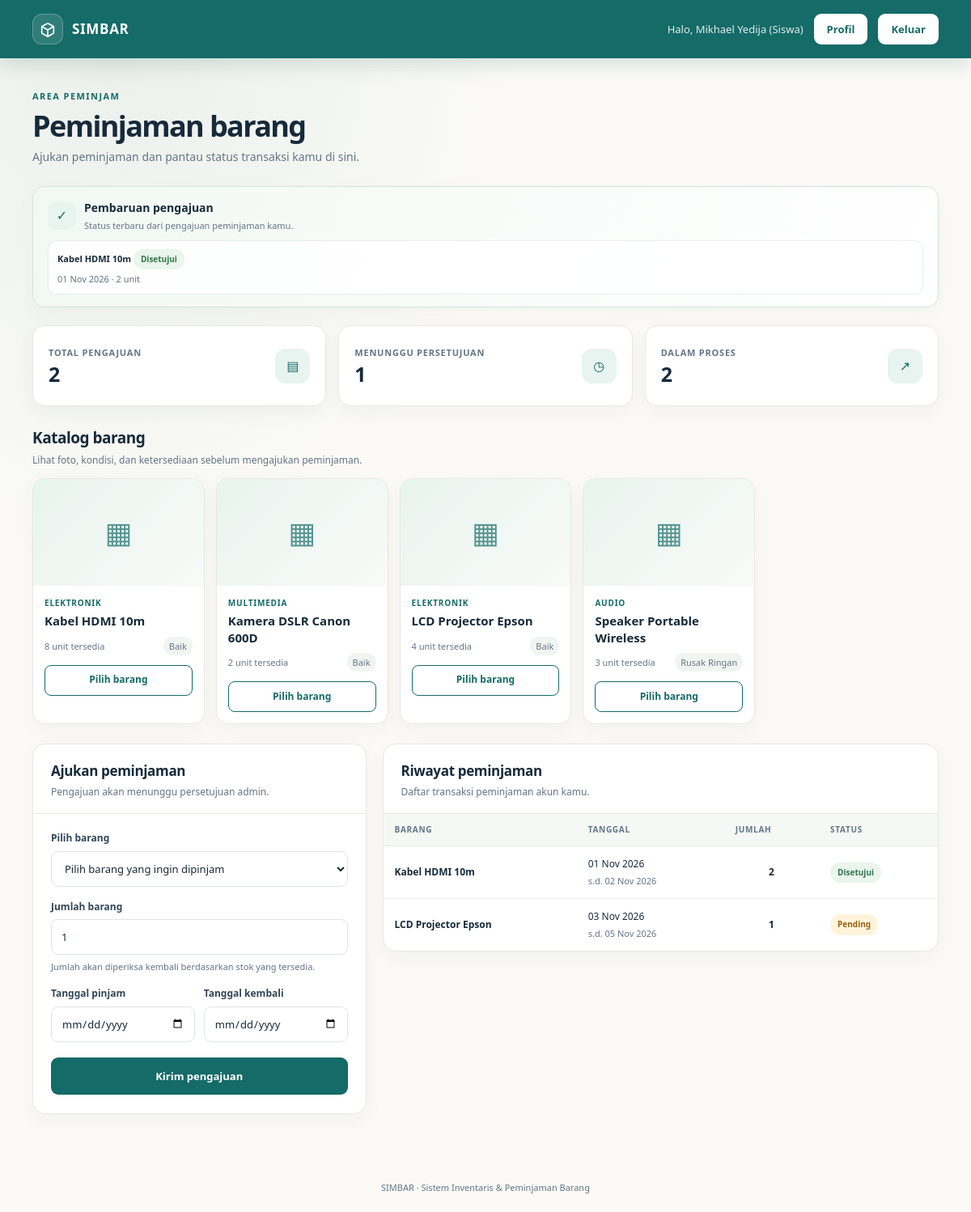
The app's page /peminjaman/index.php (signed in) with its own data.
### tables this page shows
CREATE TABLE `peminjaman` (
  `id` int(11) NOT NULL,
  `user_id` int(11) NOT NULL,
  `barang_id` int(11) NOT NULL,
  `tanggal_pinjam` date NOT NULL,
  `tanggal_kembali` date NOT NULL,
  `jumlah_pinjam` int(11) NOT NULL DEFAULT 1,
  `status` enum('Pending','Disetujui','Ditolak','Dikembalikan') NOT NULL DEFAULT 'Pending',
  `created_at` timestamp NOT NULL DEFAULT current_timestamp()
);

CREATE TABLE `barang` (
  `id` int(11) NOT NULL,
  `nama_barang` varchar(100) NOT NULL,
  `kategori` varchar(50) NOT NULL,
  `foto` varchar(255) DEFAULT NULL,
  `stok` int(11) NOT NULL DEFAULT 0,
  `kondisi` enum('Baik','Rusak Ringan') NOT NULL DEFAULT 'Baik',
  `created_at` timestamp NOT NULL DEFAULT current_timestamp()
);

### peminjaman/index.php (the view, shortened to what this page needs)
<?php
require_once '../config/koneksi.php';
function h($value): string
{
    return htmlspecialchars((string)$value, ENT_QUOTES, 'UTF-8');
}
function tanggal_indonesia($tanggal): string
{
    $timestamp = strtotime($tanggal);
    $bulan = [1 => 'Jan', 'Feb', 'Mar', 'Apr', 'Mei', 'Jun', 'Jul', 'Agu', 'Sep', 'Okt', 'Nov', 'Des'];
    return date('d', $timestamp) . ' ' . $bulan[(int)date('n', $timestamp)] . ' ' . date('Y', $timestamp);
}
$barang_list = [];
$riwayat = [];
$error_message = null;
$nama_peminjam = $_SESSION['nama'] ?? 'Peminjam';
$user_id = (int)$_SESSION['user_id'];
try {
    $stmt = $pdo->query(
        "SELECT b.id, b.nama_barang, b.kategori, b.kondisi, b.stok, b.foto,
                GREATEST(
                    b.stok - COALESCE(SUM(
                        CASE WHEN p.status IN ('Pending', 'Disetujui')
                        THEN p.jumlah_pinjam ELSE 0 END
                    ), 0),
                    0
                ) AS stok_tersedia
         FROM barang b
         LEFT JOIN peminjaman p ON p.barang_id = b.id
         GROUP BY b.id, b.nama_barang, b.kategori, b.kondisi, b.stok, b.foto
         ORDER BY b.nama_barang ASC"
    );
    $barang_list = $stmt->fetchAll(PDO::FETCH_ASSOC);
    $stmt = $pdo->prepare(
        'SELECT p.id, b.nama_barang, p.tanggal_pinjam, p.tanggal_kembali,
                p.jumlah_pinjam, p.status
         FROM peminjaman p
         JOIN barang b ON b.id = p.barang_id
         WHERE p.user_id = :user_id
         ORDER BY p.id DESC'
    );
    $stmt->execute([':user_id' => $user_id]);
    $riwayat = $stmt->fetchAll(PDO::FETCH_ASSOC);
} catch (PDOException $e) {
    error_log('SIMBAR borrowing page query failed: ' . $e->getMessage());
    $error_message = 'Data barang atau riwayat belum dapat dimuat. Silakan muat ulang halaman.';
}
$jumlah_pending = 0;
$jumlah_aktif = 0;
$pembaruan = [];
foreach ($riwayat as $transaksi) {
    if ($transaksi['status'] === 'Pending') {
        $jumlah_pending++;
    } else {
        $pembaruan[] = $transaksi;
    }
    if (in_array($transaksi['status'], ['Pending', 'Disetujui'], true)) {
        $jumlah_aktif++;
    }
}
$pembaruan = array_slice($pembaruan, 0, 5);
$barang_tersedia = array_values(array_filter(
    $barang_list,
    static fn(array $barang): bool => (int)$barang['stok_tersedia'] > 0
));
$status_class = [
    'Pending' => 'pending',
    'Disetujui' => 'approved',
    'Ditolak' => 'rejected',
    'Dikembalikan' => 'returned',
];
?>
<!DOCTYPE html>
<html lang="id">
<head>
</head>
<body>
    <header class="topbar">
        <div class="topbar-inner container">
            <a class="brand" href="index.php" aria-label="SIMBAR, halaman peminjaman">
                <span class="brand-mark" aria-hidden="true">
                    <svg viewBox="0 0 24 24" fill="none" xmlns="http://www.w3.org/2000/svg">
                        <path d="M4 8.5 12 4l8 4.5v9L12 22l-8-4.5v-9Z" stroke="currentColor" stroke-width="1.8" stroke-linejoin="round"/>
                        <path d="m4.5 8.8 7.5 4.3 7.5-4.3M12 13.2V21" stroke="currentColor" stroke-width="1.8" stroke-linejoin="round"/>
                    </svg>
                </span>
                <span>SIMBAR</span>
            </a>
            <div class="topbar-user">
                <span class="user-name">Halo, <?= h($nama_peminjam) ?></span>
                <a class="logout" href="../akun.php">Profil</a>
                <a class="logout" href="../logout.php">Keluar</a>
            </div>
        </div>
    </header>
    <main class="container">
        <section class="welcome" aria-labelledby="page-title">
            <div>
                <p class="eyebrow">Area peminjam</p>
                <h1 id="page-title">Peminjaman barang</h1>
                <p class="welcome-copy">Ajukan peminjaman dan pantau status transaksi kamu di sini.</p>
            </div>
        </section>
        <?php if ($pembaruan): ?>
            <section class="updates" aria-labelledby="updates-title">
                <div class="updates-heading">
                    <span class="summary-icon" aria-hidden="true">✓</span>
                    <div>
                        <h2 id="updates-title">Pembaruan pengajuan</h2>
                        <p>Status terbaru dari pengajuan peminjaman kamu.</p>
                    </div>
                </div>
                <div class="updates-list">
                    <?php foreach ($pembaruan as $item): ?>
                        <?php $class = $status_class[$item['status']] ?? 'pending'; ?>
                        <article class="update-item">
                            <strong><?= h($item['nama_barang']) ?> <span class="status <?= h($class) ?>"><?= h($item['status']) ?></span></strong>
                            <span><?= h(tanggal_indonesia($item['tanggal_pinjam'])) ?> · <?= (int)$item['jumlah_pinjam'] ?> unit</span>
                        </article>
                    <?php endforeach; ?>
                </div>
            </section>
        <?php endif; ?>
        <section class="summary" aria-label="Ringkasan peminjaman">
            <article class="summary-card">
                <div>
                    <span class="summary-label">Total pengajuan</span>
                    <strong class="summary-value"><?= count($riwayat) ?></strong>
                </div>
                <span class="summary-icon" aria-hidden="true">▤</span>
            </article>
            <article class="summary-card">
                <div>
                    <span class="summary-label">Menunggu persetujuan</span>
                    <strong class="summary-value"><?= $jumlah_pending ?></strong>
                </div>
                <span class="summary-icon" aria-hidden="true">◷</span>
            </article>
            <article class="summary-card">
                <div>
                    <span class="summary-label">Dalam proses</span>
                    <strong class="summary-value"><?= $jumlah_aktif ?></strong>
                </div>
                <span class="summary-icon" aria-hidden="true">↗</span>
            </article>
        </section>
        <section class="catalog-section" aria-labelledby="catalog-title">
            <div class="catalog-heading">
                <div>
                    <h2 id="catalog-title">Katalog barang</h2>
                    <p>Lihat foto, kondisi, dan ketersediaan sebelum mengajukan peminjaman.</p>
                </div>
            </div>
            <?php if ($error_message): ?>
                <div class="empty-state">Katalog barang belum dapat dimuat.</div>
            <?php elseif (!$barang_list): ?>
                <div class="empty-state">Belum ada barang di inventaris.</div>
            <?php else: ?>
                <div class="catalog-grid">
                    <?php foreach ($barang_list as $barang): ?>
                        <?php $stok_kartu = (int)$barang['stok_tersedia']; ?>
                        <article class="product-card">
                            <div class="product-image">
                                <?php if (!empty($barang['foto'])): ?>
                                    <img src="../uploads/barang/<?= h($barang['foto']) ?>" alt="Foto <?= h($barang['nama_barang']) ?>" loading="lazy">
                                <?php else: ?>
                                    <span class="placeholder" aria-hidden="true">▦</span>
                                <?php endif; ?>
                            </div>
                            <div class="product-copy">
                                <span class="product-category"><?= h($barang['kategori']) ?></span>
                                <h3><?= h($barang['nama_barang']) ?></h3>
                                <div class="product-meta">
                                    <span><?= $stok_kartu ?> unit tersedia</span>
                                    <span class="product-condition"><?= h($barang['kondisi']) ?></span>
                                </div>
                                <button
                                    class="product-button"
                                    type="button"
                                    data-pilih-barang="<?= (int)$barang['id'] ?>"
                                    <?= $stok_kartu < 1 ? 'disabled' : '' ?>>
                                    <?= $stok_kartu > 0 ? 'Pilih barang' : 'Stok habis' ?>
                                </button>
                            </div>
                        </article>
                    <?php endforeach; ?>
                </div>
            <?php endif; ?>
        </section>
        <div class="content-grid">
            <section class="panel" aria-labelledby="form-title">
                <div class="panel-heading">
                    <h2 id="form-title">Ajukan peminjaman</h2>
                    <p>Pengajuan akan menunggu persetujuan admin.</p>
                </div>
                <div class="panel-body">
                    <?php if (!$error_message && empty($barang_tersedia)): ?>
                        <div class="empty-state">
                            <span class="empty-icon" aria-hidden="true">□</span>
                            Saat ini belum ada stok barang yang tersedia untuk dipinjam.
                        </div>
                    <?php elseif (!$error_message): ?>
                        <form method="post" action="index.php">
                            <div class="field">
                                <label for="barang_id">Pilih barang</label>
                                <select id="barang_id" name="barang_id" required>
                                    <option value="">Pilih barang yang ingin dipinjam</option>
                                </select>
                            </div>
                            <div class="field">
                                <label for="jumlah_pinjam">Jumlah barang</label>
                                <input type="number" id="jumlah_pinjam" name="jumlah_pinjam" min="1" step="1" value="1" required>
                                <p class="field-hint">Jumlah akan diperiksa kembali berdasarkan stok yang tersedia.</p>
                            </div>
                            <div class="date-grid">
                                <div class="field">
                                    <label for="tanggal_pinjam">Tanggal pinjam</label>
                                    <input type="date" id="tanggal_pinjam" name="tanggal_pinjam" min="<?= date('Y-m-d') ?>" required>
                                </div>
                                <div class="field">
                                    <label for="tanggal_kembali">Tanggal kembali</label>
                                    <input type="date" id="tanggal_kembali" name="tanggal_kembali" min="<?= date('Y-m-d', strtotime('+1 day')) ?>" required>
                                </div>
                            </div>
                            <button class="submit-button" type="submit">Kirim pengajuan</button>
                        </form>
                    <?php endif; ?>
                </div>
            </section>
            <section class="panel" aria-labelledby="history-title">
                <div class="panel-heading">
                    <h2 id="history-title">Riwayat peminjaman</h2>
                    <p>Daftar transaksi peminjaman akun kamu.</p>
                </div>
                <?php if (empty($riwayat)): ?>
                    <div class="empty-state">
                        <span class="empty-icon" aria-hidden="true">▤</span>
                        Belum ada riwayat peminjaman.
                    </div>
                <?php else: ?>
                    <div class="table-wrap">
                        <table>
                            <thead>
                                <tr>
                                    <th>Barang</th>
                                    <th>Tanggal</th>
                                    <th>Jumlah</th>
                                    <th>Status</th>
                                </tr>
                            </thead>
                            <tbody>
                                <?php foreach ($riwayat as $transaksi): ?>
                                    <?php
                                    $status = $transaksi['status'];
                                    $class = $status_class[$status] ?? 'pending';
                                    ?>
                                    <tr>
                                        <td data-label="Barang"><span class="item-name"><?= h($transaksi['nama_barang']) ?></span></td>
                                        <td data-label="Periode">
                                            <?= h(tanggal_indonesia($transaksi['tanggal_pinjam'])) ?>
                                            <span class="item-subtitle">s.d. <?= h(tanggal_indonesia($transaksi['tanggal_kembali'])) ?></span>
                                        </td>
                                        <td class="quantity" data-label="Jumlah"><?= (int)$transaksi['jumlah_pinjam'] ?></td>
                                        <td data-label="Status"><span class="status <?= h($class) ?>"><?= h($status) ?></span></td>
                                    </tr>
                                <?php endforeach; ?>
                            </tbody>
                        </table>
                    </div>
                <?php endif; ?>
            </section>
        </div>
    </main>
    <footer class="page-footer">
        <div class="container">SIMBAR · Sistem Inventaris &amp; Peminjaman Barang</div>
    </footer>
</body>
</html>

### records on screen
peminjaman: barang.nama_barang "Kabel HDMI 10m", status "Disetujui", tanggal_pinjam "01 Nov 2026", jumlah_pinjam "2", tanggal_kembali "02 Nov 2026"
barang: kategori "ELEKTRONIK", nama_barang "Kabel HDMI 10m", stok_kartu "8", kondisi "Baik"
barang: kategori "MULTIMEDIA", nama_barang "Kamera DSLR Canon 600D", stok_kartu "2", kondisi "Baik"
barang: kategori "ELEKTRONIK", nama_barang "LCD Projector Epson", stok_kartu "4", kondisi "Baik"
barang: kategori "AUDIO", nama_barang "Speaker Portable Wireless", stok_kartu "3", kondisi "Rusak Ringan"
peminjaman: barang.nama_barang "LCD Projector Epson", tanggal_pinjam "03 Nov 2026", tanggal_kembali "05 Nov 2026", jumlah_pinjam "1", status "Pending"

### other values on screen
$nama_peminjam "Mikhael Yedija (Siswa)"
count($riwayat) "2"
$jumlah_pending "1"
$jumlah_aktif "2"
